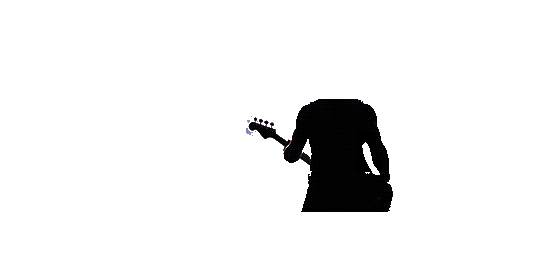
#> input picture web/art/stage-puma-body.png, 550 x 277 px
$ python make-stage-art.py ../web/art/stage-puma-body.png
#> lines starting #> are read from the running program, lines starting #| are printed output that depends on the picture
#!/usr/bin/env python3
# make-stage-art.py -- the title's backdrop, a pixel-art painting made from a picture: the puma
# on stage from behind, bass slung, facing a crowd of animals and their lights. Writes into web/art/:
#
#   stage.png        the painting without its crowd: 64 colours, ordered dither, a third of the
#                    picture's size, with a third more painted in on the left (the arena going on:
#                    ceiling, truss, lights, stands, haze, stage), where the title's menu stands, so
#                    the puma can stand clear of it
#   stage-crowd.png  the crowd, a row of animals to a strip (cats, foxes, bears, mice, rabbits, dogs,
#                    deer, owls), backlit, some holding up a phone or a lighter
#   stage-crowd.json where each strip goes, where the phones and lighters are, and where each animal
#                    stands and the colour the light catches it in (the end screen's applause)
#   stage-front.png  the stage floor and the monitors, drawn back over the crowd
#   stage-puma*.png  the puma in parts, drawn last: its legs, its body (with the bass), its head
#   stage-puma.json  the line its tail hangs along, the page drawing the tail itself, so it can swing
#   stage-haze.png   a strip of stage haze, tiling across, that drifts along the front
#
# The picture's own crowd (arms up) is painted out. web/js/painting.js draws them all, and plays
# them. Needs Pillow and numpy.
#
#   python3 tools/make-stage-art.py <picture.png>
import sys, os, json, warnings
from collections import deque
import numpy as np
from PIL import Image, ImageEnhance, ImageFilter

SCALE = 3          # picture pixels to a painting pixel
L = 134            # painting pixels painted in on the left
COLOURS = 64
SPREAD = 22        # how hard the ordered dither pushes between colours
BAYER = np.array([[0, 8, 2, 10], [12, 4, 14, 6], [3, 11, 1, 9], [15, 7, 13, 5]]) / 16 - 0.5
FLOOR = 253        # the stage floor's top edge: the crowd stands beyond it
CLEAN = 166        # from here down to the floor the picture's crowd is painted out
# The stage's monitors (x0, x1, y0), standing in front of the crowd.
MONITORS = [(30, 82, 241), (134, 182, 237), (387, 437, 244), (515, 550, 239)]

root = os.path.join(os.path.dirname(os.path.abspath(__file__)), '..')
out = os.path.join(root, 'web', 'art')
os.makedirs(out, exist_ok=True)
rng = np.random.default_rng(11)
lum = lambda c: c @ np.array([0.299, 0.587, 0.114])
smooth = lambda e0, e1, x: np.clip((x - e0) / (e1 - e0), 0, 1) ** 2 * (3 - 2 * np.clip((x - e0) / (e1 - e0), 0, 1))
lerp = lambda a, b, t: a + (b - a) * t

im = Image.open(sys.argv[1]).convert('RGB')
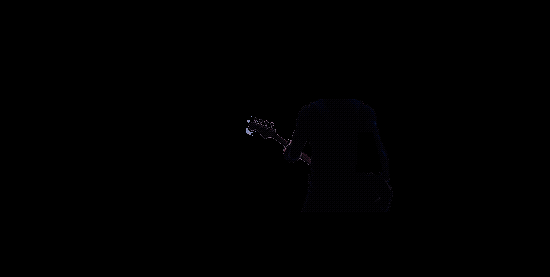
#> im: PIL image 550x277 RGB; mean R, G, B 0.3, 0.2, 0.4
im = ImageEnhance.Contrast(im).enhance(1.12)
im = ImageEnhance.Color(im).enhance(1.25)
im = im.filter(ImageFilter.UnsharpMask(radius=3, percent=80, threshold=2))
W0, H = im.width // SCALE, round(im.height / SCALE)
#> W0 = 183; H = 92
orig = np.asarray(im.resize((W0, H), Image.LANCZOS)).astype(float)
W = L + W0
#> W = 317
yy, xx = np.mgrid[0:H, 0:W]

def vnoise(cell, seed):
    """Smooth noise in [0, 1] over the painting."""
    g = np.random.default_rng(seed).random((H // cell + 3, W // cell + 3))
    img = Image.fromarray((g * 255).astype(np.uint8)).resize(((W // cell + 3) * cell, (H // cell + 3) * cell), Image.BICUBIC)
    return np.asarray(img)[:H, :W].astype(float) / 255

# [7 lines left out: function disc, not called in this run]

# ---- the left third, painted in: the arena going on past the picture's edge ----
# each row's ground from the picture's left edge, its lamps' glow and its lights left out, smoothed
rowbase = np.percentile(orig[:, :30], 30, axis=1)
#> rowbase = 92 rows, first 8: [0, 0, 0], [0, 0, 0], [0, 0, 0], [0, 0, 0], [0, 0, 0], [0, 0, 0], [0, 0, 0], [0, 0, 0]
k = np.exp(-np.arange(-9, 10) ** 2 / 30); k /= k.sum()
rowbase = np.stack([np.convolve(np.pad(rowbase[:, c], 9, mode='edge'), k, 'valid') for c in range(3)], 1)
P = np.repeat(rowbase[:, None, :], W, axis=1) * lerp(0.62, 1, np.clip(xx / L, 0, 1))[:, :, None] * (0.8 + 0.4 * vnoise(28, 1))[:, :, None]
#> in vnoise, `img = Image.fromarray((g * 255).astype(np.uint8)).resize(((W // cell +..`:
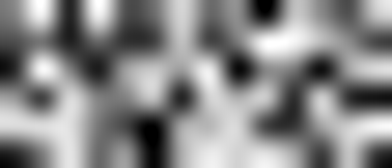
#> img: PIL image 392x168 L; min 0, max 255, mean 135.9
#> in vnoise, `return np.asarray(img)[:H, :W].astype(float) / 255`:
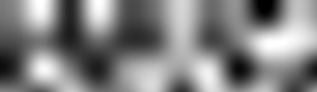
#> returned value: shape (92, 317) float64; min 0, max 1, mean 0.51
#> P: shape (92, 317, 3) float64; every value is 0
# the lights in the stands: colours from the picture's own, thicker and nearer further down
bright = orig[70:185, :170].reshape(-1, 3)
lights = bright[lum(bright) > 175]
#> lights = empty array
for y in range(60, CLEAN + 40):
    dens = np.clip((y - 60) / 110, 0, 1) ** 1.2 * 0.045
    for x in np.nonzero(rng.random(L + 20) < dens)[0]:
#> (the run stopped early here; a loop or call above may not have finished)
